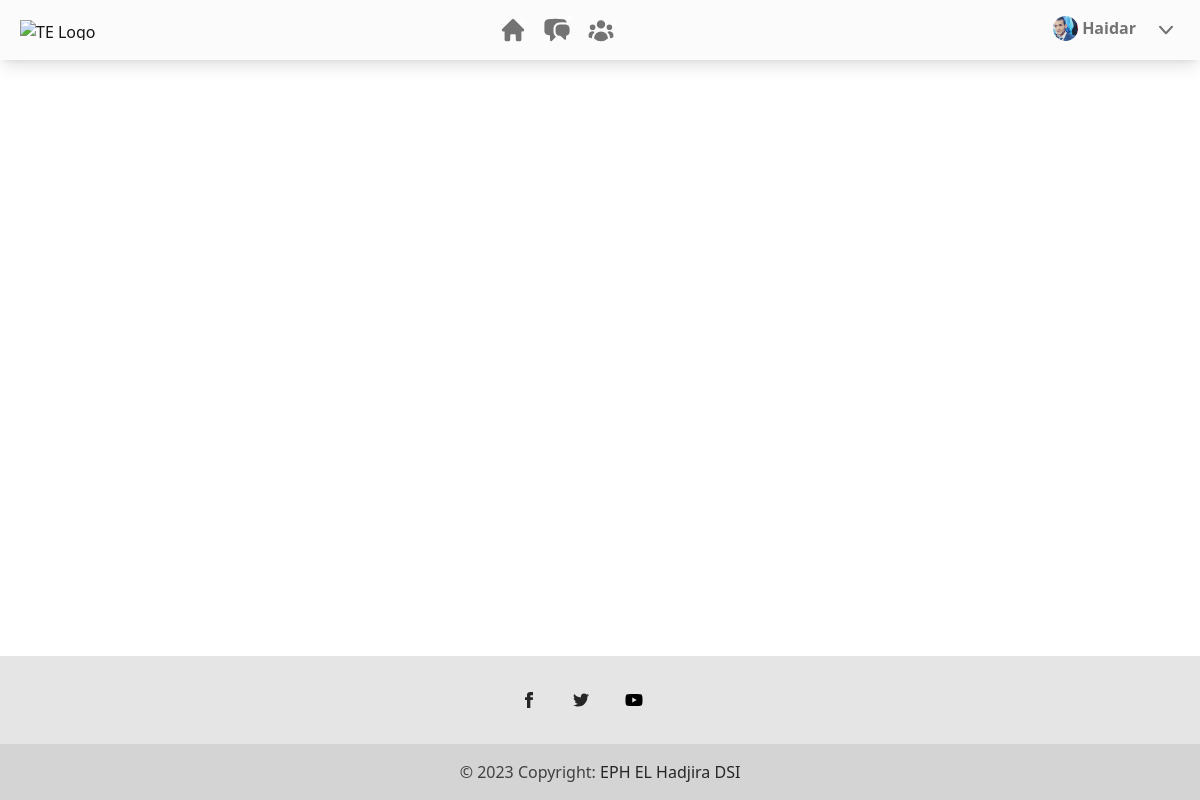
/home/ (signed in), run on an earlier commit of the app's database.
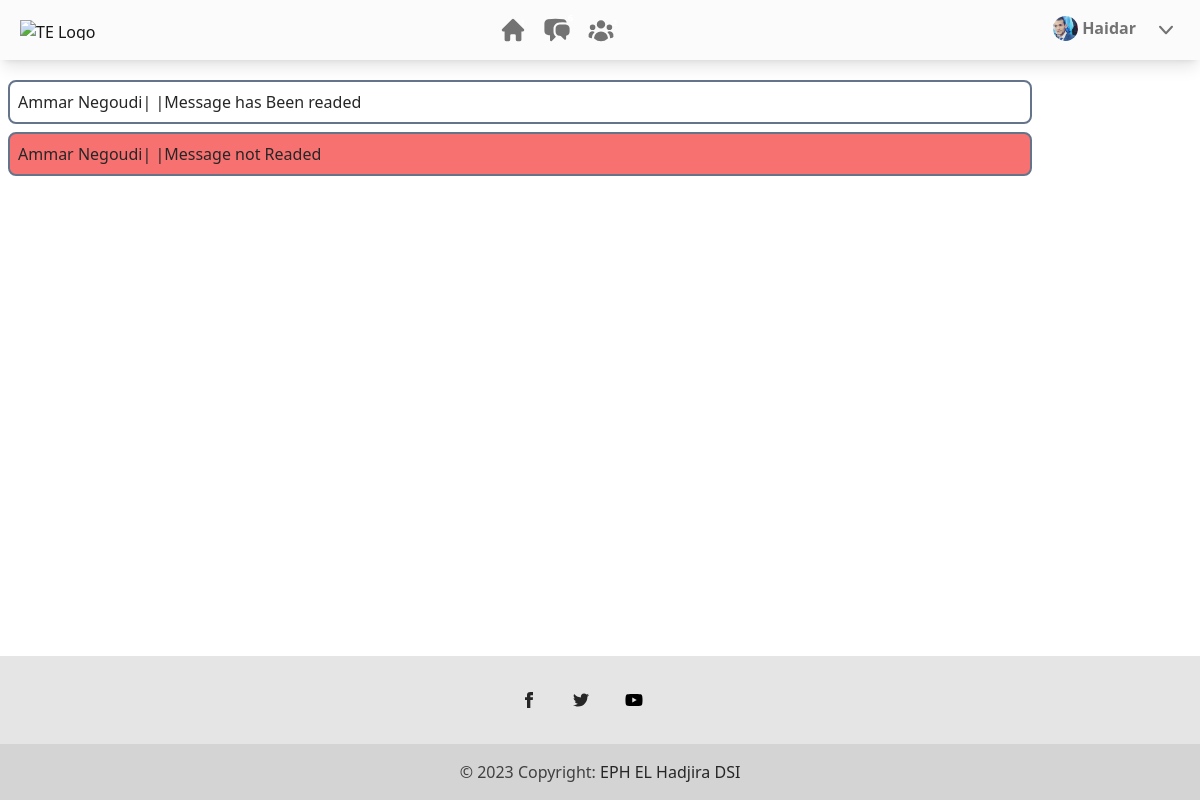
And on a later commit of the database.
### CSM/models.py (models this page shows, shortened)
class Employee(models.Model):
    GENDER = (
        ('Male','Male'),
        ('Female','Female')
    )
    POSITION = (
        ('Director','Director'),
        ('Statistical Engineering','Statistical Engineering'),
        ('Informatic Engineering','Informatic Engineering'),
        ('Informatic Technical Senior','Informatic Technical Senior')
    )
    ARPOSITION = (
        ('مدير المؤسسة','مدير المؤسسة'),
        ('مهندس دولة في الإحصاء','مهندس دولة في الإحصاء'),
        ('مهندس دولة في الإعلام الألي','مهندس دولة في الإعلام الألي'),
        ('تقني سامي في الإعلام الألي','تقني سامي في الإعلام الألي')
    )
    user = models.OneToOneField(User, null=True, blank=True, on_delete=models.CASCADE)
    gender = models.CharField(max_length=6, null=True, choices=GENDER)
    phone = models.CharField(max_length=10, null=True, blank=True)
    adress = models.TextField(max_length=60, null=True, blank=True)
    position = models.CharField(max_length=40, null=True, choices=POSITION)
    ar_position = models.CharField(max_length=40, null=True, choices=ARPOSITION)
    birthday = models.DateField(null=True)
    profile_pic = models.ImageField(null=True,blank=True, default='profile_pic.png')

class Messages(models.Model):
    sender = models.ForeignKey(User, null=True,related_name='sent_messages', on_delete=models.SET_NULL)
    message = models.TextField(max_length=256, null=False, blank=False)
    reciever = models.ForeignKey(User, null=True, related_name='recieve_messages', on_delete=models.SET_NULL)
    date_created = models.DateTimeField(auto_now_add=True)
    is_read = models.BooleanField(default=False)

### CSM/decorators.py (the view)
    def wrapper_func(request, *args, **kwargs):
        if not request.user.is_authenticated:
            return redirect("CSM:index")
        else:
            return view_func(request, *args, **kwargs)

### CSM/views.py (called while the page is built)
@authenticated_user
def home(request):
    employee = Employee.objects.get(user = request.user)
    try:
        allMessages = Messages.objects.filter(reciever = request.user)
        ar_messages_ids = []
        for message in allMessages:
            if re.search(r'[\u0600-\u06FF]', message.message):
                ar_messages_ids.append(message.id)
        unread_messages = Messages.objects.filter(reciever = request.user, is_read = False).values_list('id',flat=True)
    except Messages.DoesNotExist:
        allMessages = 0
        unread_messages = 0
    return render(request, "CSM/home.html", {'employee' : employee, 'messages' : allMessages, 'unreaded' : unread_messages, 'ar_messages_ids':ar_messages_ids})

### CSM/templates/CSM/home.html (shortened to what this page needs)
{% extends "CSM/include/base.html" %}
{% block content %}
    {% include "CSM/include/nav.html" %}
        <section class="flex-1 my-3">
            <div class="container">
                {% if messages  != 0 %}
                    {% for message in messages %}
                        {% if message.id in unreaded %}
                            <a href="#" class="w-full px-2 py-2 mx-2 my-2 border-2 border-slate-500 border-solid rounded-lg flex flex-row bg-red-400 ">
                                <span >{{ message.sender.first_name }} {{ message.sender.last_name }} </span>
                                <span>|  |</span>
                                <span dir="{% if message.id in ar_messages_ids%}rtl{% else %}ltr{% endif %}">{{ message.message }}</span>
                            </a>
                        {% else %}
                            <a href="#" class="w-full px-2 py-2 mx-2 my-2 border-2 border-slate-500 border-solid rounded-lg flex flex-row " >
                                <span >{{ message.sender.first_name }} {{ message.sender.last_name }} </span>
                                <span>|  |</span>
                                <span dir="{% if message.id in ar_messages_ids%}rtl{% else %}ltr{% endif %}">{{ message.message }}</span>
                            </a>
                        {% endif %}
                    {% endfor %}
                {% endif %}
            </div>
        </section>
    {% include "CSM/include/footer.html" %}
{% endblock  %}

### CSM/templates/CSM/include/base.html (shortened to what this page needs)
{% load static %}
<!DOCTYPE html>
<html lang="en">
  <head>
    <link href="{% static 'output.css' %}" rel="stylesheet" />
    <link href="{% static 'CSS/index.css' %}" rel="stylesheet" />
    <link rel="stylesheet" href="https://cdnjs.cloudflare.com/ajax/libs/font-awesome/6.5.0/css/all.min.css">
    <script src="https://cdn.tailwindcss.com"></script>
  </head>
  <body>
    {% block content %} Here is the Body of The Page {% endblock %}
  </body>
</html>

### CSM/templates/CSM/include/nav.html (shortened to what this page needs)
<nav
  class="relative flex w-full flex-wrap items-center justify-between bg-[#FBFBFB] py-2 text-neutral-500 shadow-lg hover:text-neutral-700 focus:text-neutral-700 dark:bg-neutral-600 lg:py-4"
>
  <div class="flex w-full flex-wrap items-center justify-between px-3">
    <div class="flex mr-[15%]">
      <a
        class="mx-2 my-1 flex items-center text-neutral-900 hover:text-neutral-900 focus:text-neutral-900 lg:mb-0 lg:mt-0"
        href="#"
      >
        <img
          class="mr-2"
          src="https://tecdn.b-cdn.net/img/logo/te-transparent-noshadows.webp"
          style="height: 20px"
          alt="TE Logo"
          loading="lazy"
        />
      </a>
    </div>
    <ul class="list-style-none mx-auto flex-row pl-0 flex" data-te-navbar-nav-ref>
      <li class="px-2" data-te-nav-item-ref>
        <a
          class="text-neutral-500 transition duration-200 hover:text-neutral-700 hover:ease-in-out focus:text-neutral-700 disabled:text-black/30 dark:text-neutral-200 dark:hover:text-neutral-300 dark:focus:text-neutral-300 [&.active]:text-black/90 dark:[&.active]:text-zinc-400 motion-reduce:transition-none "
          href="#"
          data-te-nav-link-ref
          ><svg
            xmlns="http://www.w3.org/2000/svg"
            viewBox="0 0 20 20"
            fill="currentColor"
            class="h-7 w-7"
          >
            <path
              fill-rule="evenodd"
              d="M9.293 2.293a1 1 0 011.414 0l7 7A1 1 0 0117 11h-1v6a1 1 0 01-1 1h-2a1 1 0 01-1-1v-3a1 1 0 00-1-1H9a1 1 0 00-1 1v3a1 1 0 01-1 1H5a1 1 0 01-1-1v-6H3a1 1 0 01-.707-1.707l7-7z"
              clip-rule="evenodd"
            />
          </svg>
          <span
            class="absolute -mt-7 ml-4 rounded-full bg-danger px-[0.50em] py-[0.25em] text-[0.6rem] font-bold leading-none text-white"
            >1</span
          >
        </a>
      </li>
      <li class="relative px-2" data-te-nav-item-ref>
        <a
          class="hidden-arrow flex items-center text-neutral-500 transition duration-200 hover:text-neutral-700 hover:ease-in-out focus:text-neutral-700 disabled:text-black/30 dark:text-neutral-200 dark:hover:text-neutral-300 dark:focus:text-neutral-300 [&.active]:text-black/90 dark:[&.active]:text-neutral-400 motion-reduce:transition-none"
          href="#"
          id="dropdownMenuButton1"
          role="button"
          data-te-dropdown-toggle-ref
          aria-expanded="false"
        >
          <span
            class="absolute -mt-6 ml-5 rounded-full bg-danger px-[0.50em] py-[0.25em] text-[0.6rem] font-bold leading-none text-white"
            >6</span
          >
        </a>
      </li>
      <li class="px-2" data-te-nav-item-ref>
        <a
          class="text-neutral-500 transition duration-200 hover:text-neutral-700 hover:ease-in-out focus:text-neutral-700 disabled:text-black/30 dark:text-neutral-200 dark:hover:text-neutral-300 dark:focus:text-neutral-300 [&.active]:text-black/90 dark:[&.active]:text-neutral-400 motion-reduce:transition-none"
          href="#"
          data-te-nav-link-ref
          >
          <span
            class="absolute -mt-7 ml-5 rounded-full bg-danger px-[0.50em] py-[0.25em] text-[0.6rem] font-bold leading-none text-white"
            >2</span
          >
        </a>
      </li>
    </ul>
    <ul class="list-style-none ml-auto flex flex-row pl-0 md:pl-4" data-te-navbar-nav-ref>
      <li class="px-2" data-te-nav-item-ref>
        <a
          class="text-neutral-500 transition duration-200 hover:text-neutral-700 hover:ease-in-out focus:text-neutral-700 disabled:text-black/30 dark:text-neutral-200 dark:hover:text-neutral-300 dark:focus:text-neutral-300 sm:flex [&.active]:text-black/90 dark:[&.active]:text-zinc-400 motion-reduce:transition-none"
          href="#"
          data-te-nav-link-ref
          ><img
            src="{{employee.profile_pic.url}}"
            class="rounded-full"
            style="height: 25px; width: 25px"
            alt="TE Avatar"
            loading="lazy"
          />
          <strong class="ml-1 hidden sm:block">{{ user.username }}</strong>
        </a>
      </li>
      <li class="relative px-2" data-te-dropdown-ref data-te-dropdown-alignment="end">
        <a
          class="hidden-arrow mr flex items-center text-neutral-500 transition duration-200 hover:text-neutral-700 hover:ease-in-out focus:text-neutral-700 disabled:text-black/30 dark:text-neutral-200 dark:hover:text-neutral-300 dark:focus:text-neutral-300 [&.active]:text-black/90 dark:[&.active]:text-neutral-400 motion-reduce:transition-none"
          href="#"
          id="DownArrow"
          role="button"
          data-te-dropdown-toggle-ref
          aria-expanded="false"
        >
          <svg
            xmlns="http://www.w3.org/2000/svg"
            viewBox="0 0 20 20"
            fill="currentColor"
            class="h-7 w-7"
          >
            <path
              fill-rule="evenodd"
              d="M5.23 7.21a.75.75 0 011.06.02L10 11.168l3.71-3.938a.75.75 0 111.08 1.04l-4.25 4.5a.75.75 0 01-1.08 0l-4.25-4.5a.75.75 0 01.02-1.06z"
              clip-rule="evenodd"
            />
          </svg>
        </a>
      </li>
    </ul>
  </div>
</nav>

### CSM/templates/CSM/include/footer.html (shortened to what this page needs)
<footer
  class="flex flex-col items-center bg-neutral-200 text-center text-white dark:bg-neutral-600">
  <div class="container pt-9">
    <div class="mb-9 flex justify-center">
      <a href="https://www.facebook.com/dzephelhadjira" class="mr-9 text-neutral-800 dark:text-neutral-200" target="_blank">
        <svg
          xmlns="http://www.w3.org/2000/svg"
          class="h-4 w-4"
          fill="currentColor"
          viewBox="0 0 24 24">
          <path
            d="M9 8h-3v4h3v12h5v-12h3.642l.358-4h-4v-1.667c0-.955.192-1.333 1.115-1.333h2.885v-5h-3.808c-3.596 0-5.192 1.583-5.192 4.615v3.385z" />
        </svg>
      </a>
      <a href="https://twitter.com/ephelhadjira" class="mr-9 text-neutral-800 dark:text-neutral-200" taget="_blank">
      </a>
      <a href="https://www.youtube.com/channel/UC59gDd7dG4_QHnMlsJqheEw" class="mr-9 text-neutral-800 dark:text-neutral-200" target="_blank">
      </a>
    </div>
  </div>
  <div
    class="w-full bg-neutral-300 p-4 text-center text-neutral-700 dark:bg-neutral-700 dark:text-neutral-200">
    © 2023 Copyright:
    <a
      class="text-neutral-800 dark:text-neutral-400"
      href="https://twitter.com/speedykabal/"
      taget="_blank">
      EPH EL Hadjira DSI
    </a>
  </div>
</footer>

### CSM/static/CSS/index.css (style rules this page uses)
body { display: flex; flex-direction: column; min-height: 100vh; }

What changed in the data, as far as the page shows it:
added Messages: sender.first_name "Ammar", sender.last_name "Negoudi", message "Message has Been readed"
added Messages: sender.first_name "Ammar", sender.last_name "Negoudi", message "Message not Readed"
